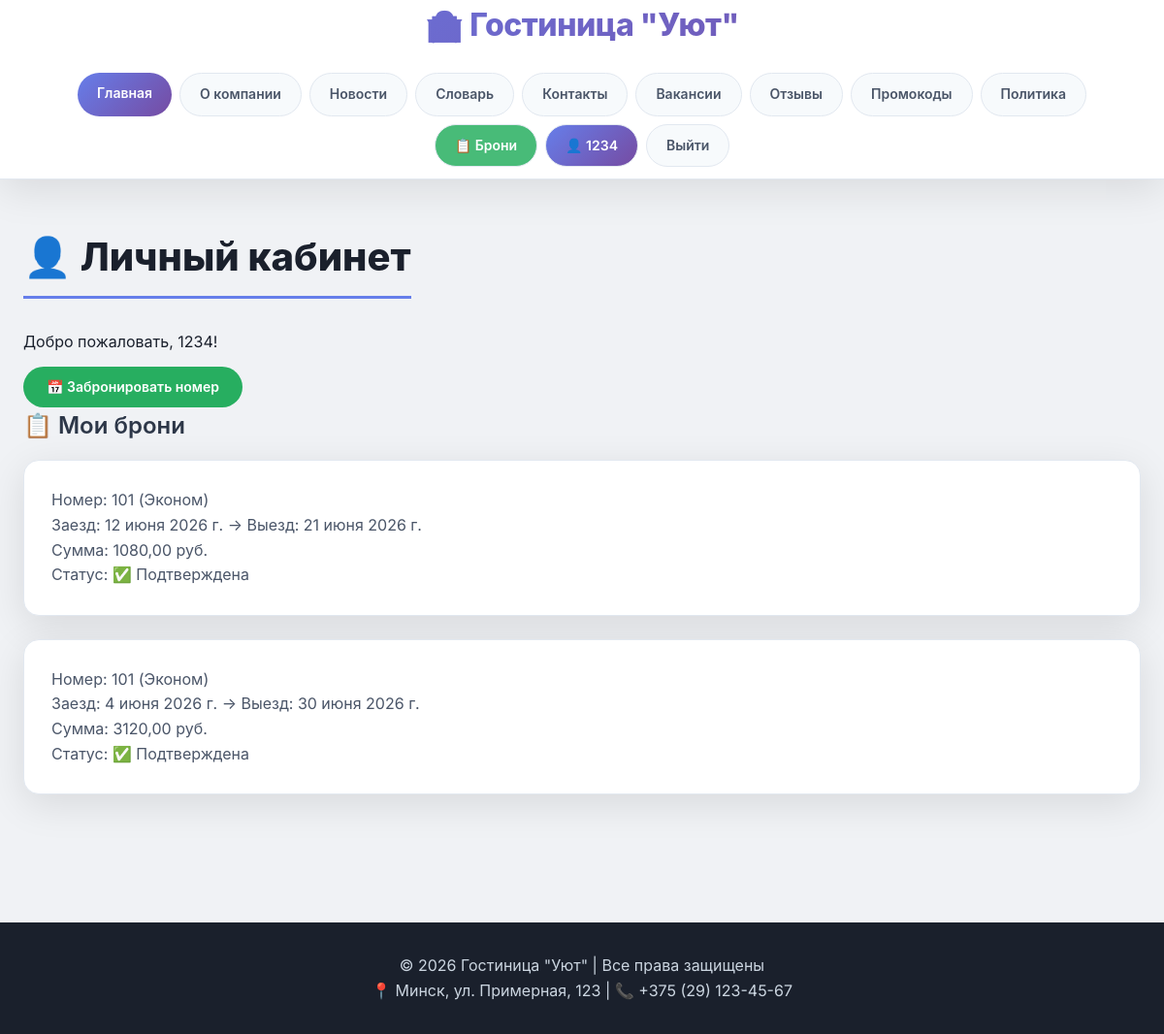
Screenshot of /profile/ (signed in) with the database file from the repository.
### hotel/models.py (models this page shows, shortened)
class Booking(models.Model):
    STATUS_CHOICES = [
        ('pending', 'Ожидает'),
        ('confirmed', 'Подтверждена'),
        ('cancelled', 'Отменена'),
        ('completed', 'Завершена'),
    ]
    client = models.ForeignKey(Client, on_delete=models.CASCADE, related_name='bookings')
    room = models.ForeignKey(Room, on_delete=models.CASCADE, related_name='bookings')
    check_in = models.DateField()
    check_out = models.DateField()
    total_price = models.DecimalField(max_digits=10, decimal_places=2)
    status = models.CharField(max_length=20, choices=STATUS_CHOICES, default='pending')
    promo_code = models.ForeignKey(PromoCode, on_delete=models.SET_NULL, null=True, blank=True)
    created_at = models.DateTimeField(auto_now_add=True)
    updated_at = models.DateTimeField(auto_now=True)
    class Meta:
        verbose_name = 'Бронь'
        verbose_name_plural = 'Брони'

class Room(models.Model):
    room_number = models.CharField(max_length=10, unique=True)
    category = models.ForeignKey(RoomCategory, on_delete=models.CASCADE, related_name='rooms')
    is_available = models.BooleanField(default=True)
    description = models.TextField(blank=True)
    photo = models.ImageField(upload_to='rooms/', null=True, blank=True)
    class Meta:
        verbose_name = 'Номер'
        verbose_name_plural = 'Номера'

class RoomCategory(models.Model):
    name = models.CharField(max_length=100)
    capacity = models.IntegerField(help_text='Максимум человек')
    price_per_night = models.DecimalField(max_digits=10, decimal_places=2)
    description = models.TextField(blank=True)
    photo = models.ImageField(upload_to='categories/', null=True, blank=True)
    class Meta:
        verbose_name = 'Категория номера'
        verbose_name_plural = 'Категории номеров'

### hotel/views.py (the view)
# urls.py: path('profile/', views.profile, name='profile'),
@login_required
def profile(request):
    try:
        client = Client.objects.get(user=request.user)
        bookings = Booking.objects.filter(client=client).order_by('-check_in')
    except:
        client = None
        bookings = []
    return render(request, 'hotel/profile.html', {'client': client, 'bookings': bookings})

### hotel/templates/hotel/profile.html (shortened to what this page needs)
{% extends 'hotel/base.html' %}
{% block content %}
<h2>👤 Личный кабинет</h2>
<p>Добро пожаловать, {{ user.username }}!</p>
<a href="/booking/create/" class="btn" style="background:#27ae60;">📅 Забронировать номер</a>
<h3>📋 Мои брони</h3>
{% for booking in bookings %}
    <div class="booking-item">
        <p>Номер: {{ booking.room.room_number }} ({{ booking.room.category.name }})</p>
        <p>Заезд: {{ booking.check_in }} → Выезд: {{ booking.check_out }}</p>
        <p>Сумма: {{ booking.total_price }} руб.</p>
        <p>Статус:
            {% if booking.status == 'pending' %}⏳ Ожидает
            {% elif booking.status == 'confirmed' %}✅ Подтверждена
            {% elif booking.status == 'cancelled' %}❌ Отменена
            {% else %}📌 Завершена
            {% endif %}
        </p>
    </div>
{% empty %}
    <p>У вас пока нет броней</p>
{% endfor %}
{% endblock %}

### hotel/templates/hotel/base.html (shortened to what this page needs)
{% load static %}
<!DOCTYPE html>
<html lang="ru">
<head>
    <link rel="stylesheet" href="{% static 'hotel/css/style.css' %}?v=4">
</head>
<body>
    <header>
        <div class="container">
            <h1>🏨 Гостиница "Уют"</h1>
            <nav>
                <a href="/" {% if request.path == '/' %}style="background: linear-gradient(135deg, #667eea 0%, #764ba2 100%); color: white;"{% endif %}>Главная</a>
                <a href="/about/" {% if request.path == '/about/' %}style="background: linear-gradient(135deg, #667eea 0%, #764ba2 100%); color: white;"{% endif %}>О компании</a>
                <a href="/news/" {% if '/news/' in request.path and not request.path == '/' %}style="background: linear-gradient(135deg, #667eea 0%, #764ba2 100%); color: white;"{% endif %}>Новости</a>
                <a href="/glossary/" {% if request.path == '/glossary/' %}style="background: linear-gradient(135deg, #667eea 0%, #764ba2 100%); color: white;"{% endif %}>Словарь</a>
                <a href="/contacts/" {% if request.path == '/contacts/' %}style="background: linear-gradient(135deg, #667eea 0%, #764ba2 100%); color: white;"{% endif %}>Контакты</a>
                <a href="/vacancies/" {% if request.path == '/vacancies/' %}style="background: linear-gradient(135deg, #667eea 0%, #764ba2 100%); color: white;"{% endif %}>Вакансии</a>
                <a href="/reviews/" {% if request.path == '/reviews/' %}style="background: linear-gradient(135deg, #667eea 0%, #764ba2 100%); color: white;"{% endif %}>Отзывы</a>
                <a href="/promocodes/" {% if request.path == '/promocodes/' %}style="background: linear-gradient(135deg, #667eea 0%, #764ba2 100%); color: white;"{% endif %}>Промокоды</a>
                <a href="/privacy/" {% if request.path == '/privacy/' %}style="background: linear-gradient(135deg, #667eea 0%, #764ba2 100%); color: white;"{% endif %}>Политика</a>
                {% if user.is_authenticated %}
                    <a href="/all-bookings/" {% if '/all-bookings/' in request.path %}style="background: #48bb78; color: white;"{% else %}style="background:#48bb78; color:white;"{% endif %}>📋 Брони</a>
                    <a href="/profile/" {% if request.path == '/profile/' %}style="background: linear-gradient(135deg, #667eea 0%, #764ba2 100%); color: white;"{% endif %}>👤 {{ user.username }}</a>
                    <a href="/logout/">Выйти</a>
                {% endif %}
            </nav>
        </div>
    </header>
    <main>
        <div class="container">
            {% block content %}{% endblock %}
        </div>
    </main>
    <footer>
        <div class="container">
            <p>© 2026 Гостиница "Уют" | Все права защищены</p>
            <p>📍 Минск, ул. Примерная, 123 | 📞 +375 (29) 123-45-67</p>
        </div>
    </footer>
</body>
</html>

### hotel/static/hotel/css/style.css (style rules this page uses)
:root { --primary: #667eea; --primary-dark: #5a67d8; --secondary: #f56565; --dark: #2d3748; --light: #f7fafc; --gray: #718096; --success: #48bb78; --warning: #ed8936; --gradient: linear-gradient(135deg, #667eea 0%, #764ba2 100%); --shadow: 0 10px 40px rgba(0,0,0,0.1); --shadow-hover: 0 20px 60px rgba(0,0,0,0.15); --border-radius: 16px; --transition: all 0.3s ease; }
* { margin: 0; padding: 0; box-sizing: border-box; }
body { font-family: 'Inter', -apple-system, BlinkMacSystemFont, 'Segoe UI', Roboto, sans-serif; background: #f0f2f5; color: #1a202c; line-height: 1.6; min-height: 100vh; }
.container { max-width: 1280px; margin: 0 auto; padding: 0 24px; position: relative; z-index: 1; }
header { background: white; box-shadow: var(--shadow); position: sticky; top: 0; z-index: 1000; border-bottom: 1px solid #e2e8f0; }
header h1 { font-size: 2rem; font-weight: 800; background: var(--gradient); -webkit-background-clip: text; -webkit-text-fill-color: transparent; background-clip: text; margin-bottom: 12px; letter-spacing: -0.5px; text-align: center; }
nav { display: flex; flex-wrap: wrap; justify-content: center; gap: 8px; padding: 12px 0; }
nav a { color: #4a5568; text-decoration: none; padding: 10px 20px; font-weight: 600; border-radius: 40px; transition: var(--transition); font-size: 14px; white-space: nowrap; background: #f7fafc; border: 1px solid #e2e8f0; }
nav a:first-child { background: var(--gradient); color: white; border: none; }
.news-item, .term-item, .vacancy-item, .review-item, .promo-item, .booking-item, .employee-card { background: white; padding: 28px; margin-bottom: 24px; border-radius: var(--border-radius); box-shadow: var(--shadow); transition: var(--transition); border: 1px solid #e2e8f0; color: #1a202c; }
.news-item h3, .term-item strong, .vacancy-item h3, .review-item p, .promo-item h3, .booking-item p, .employee-card h3 { color: #2d3748; }
.news-item p, .term-item p, .vacancy-item p, .review-item p, .promo-item p, .booking-item p, .employee-card p { color: #4a5568; }
.btn { display: inline-block; background: var(--gradient); color: white !important; padding: 10px 24px; text-decoration: none; border-radius: 40px; margin-top: 12px; margin-right: 8px; transition: var(--transition); border: none; cursor: pointer; font-weight: 600; font-size: 14px; }
footer { background: #1a202c; color: #cbd5e0; text-align: center; padding: 32px 0; margin-top: 60px; }
footer p { color: #cbd5e0; }
main { padding: 48px 0; }
main h2 { font-size: 2.5rem; font-weight: 800; margin-bottom: 32px; color: #1a202c; border-bottom: 3px solid var(--primary); display: inline-block; padding-bottom: 8px; }
main h3 { font-size: 1.5rem; font-weight: 600; margin-bottom: 16px; color: #2d3748; }
.news-item, .term-item, .vacancy-item, .review-item, .promo-item, .booking-item, .employee-card { animation: fadeIn 0.5s ease-out; }

### rows the page displays
Booking: room.room_number "101", room.category.name "Эконом", check_in "12 июня 2026 г.", check_out "21 июня 2026 г.", total_price "1080,00", status "✅ Подтверждена"
Booking: room.room_number "101", room.category.name "Эконом", check_in "4 июня 2026 г.", check_out "30 июня 2026 г.", total_price "3120,00", status "✅ Подтверждена"

### other values shown
{{ user.username }} "1234"
